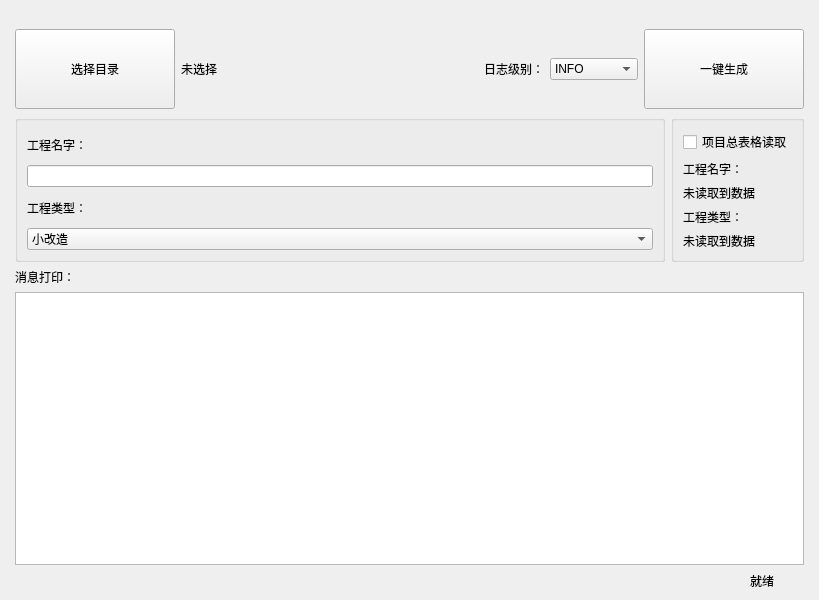
<?xml version="1.0" encoding="UTF-8"?>
<ui version="4.0">
 <class>PPTProcessorGUI</class>
 <widget class="QMainWindow" name="PPTProcessorGUI">
  <property name="geometry">
   <rect>
    <x>0</x>
    <y>0</y>
    <width>819</width>
    <height>600</height>
   </rect>
  </property>
  <property name="windowTitle">
   <string>发包规范一键生成工具</string>
  </property>
  <widget class="QWidget" name="centralwidget">
   <layout class="QVBoxLayout" name="verticalLayout" stretch="0,0,0,0,0">
    <property name="leftMargin">
     <number>15</number>
    </property>
    <property name="rightMargin">
     <number>15</number>
    </property>
    <item>
     <layout class="QHBoxLayout" name="topLayout">
      <property name="topMargin">
       <number>20</number>
      </property>
      <item>
       <widget class="QPushButton" name="select_dir_btn">
        <property name="minimumSize">
         <size>
          <width>160</width>
          <height>80</height>
         </size>
        </property>
        <property name="text">
         <string>选择目录</string>
        </property>
       </widget>
      </item>
      <item>
       <widget class="QLabel" name="selected_dir_label">
        <property name="text">
         <string>未选择</string>
        </property>
       </widget>
      </item>
      <item>
       <spacer name="horizontalSpacer">
        <property name="orientation">
         <enum>Qt::Horizontal</enum>
        </property>
        <property name="sizeHint" stdset="0">
         <size>
          <width>40</width>
          <height>20</height>
         </size>
        </property>
       </spacer>
      </item>
      <item>
       <widget class="QLabel" name="log_level_label">
        <property name="text">
         <string>日志级别：</string>
        </property>
       </widget>
      </item>
      <item>
       <widget class="QComboBox" name="log_level_combo">
        <item>
         <property name="text">
          <string>INFO</string>
         </property>
        </item>
        <item>
         <property name="text">
          <string>DEBUG</string>
         </property>
        </item>
        <item>
         <property name="text">
          <string>WARNING</string>
         </property>
        </item>
        <item>
         <property name="text">
          <string>ERROR</string>
         </property>
        </item>
       </widget>
      </item>
      <item>
       <widget class="QPushButton" name="generate_btn">
        <property name="minimumSize">
         <size>
          <width>160</width>
          <height>80</height>
         </size>
        </property>
        <property name="text">
         <string>一键生成</string>
        </property>
       </widget>
      </item>
     </layout>
    </item>
    <item>
     <layout class="QHBoxLayout" name="infoLayout">
      <property name="leftMargin">
       <number>0</number>
      </property>
      <item>
       <widget class="QGroupBox" name="left_info_group">
        <property name="title">
         <string/>
        </property>
        <layout class="QVBoxLayout" name="left_info_layout">
         <item>
          <spacer name="verticalSpacer">
           <property name="orientation">
            <enum>Qt::Vertical</enum>
           </property>
           <property name="sizeType">
            <enum>QSizePolicy::Fixed</enum>
           </property>
           <property name="sizeHint" stdset="0">
            <size>
             <width>0</width>
             <height>0</height>
            </size>
           </property>
          </spacer>
         </item>
         <item>
          <widget class="QLabel" name="lbl_proj_name">
           <property name="text">
            <string>工程名字：</string>
           </property>
          </widget>
         </item>
         <item>
          <widget class="QLineEdit" name="manual_txt_proj_name"/>
         </item>
         <item>
          <widget class="QLabel" name="lbl_proj_type">
           <property name="text">
            <string>工程类型：</string>
           </property>
          </widget>
         </item>
         <item>
          <widget class="QComboBox" name="manual_proj_action_combo">
           <item>
            <property name="text">
             <string>小改造</string>
            </property>
           </item>
           <item>
            <property name="text">
             <string>中改造</string>
            </property>
           </item>
           <item>
            <property name="text">
             <string>大改造</string>
            </property>
           </item>
           <item>
            <property name="text">
             <string>新制</string>
            </property>
           </item>
           <item>
            <property name="text">
             <string>研发</string>
            </property>
           </item>
           <item>
            <property name="text">
             <string>再制</string>
            </property>
           </item>
          </widget>
         </item>
        </layout>
       </widget>
      </item>
      <item>
       <layout class="QVBoxLayout" name="right_info_outer_layout">
        <item>
         <widget class="QGroupBox" name="right_info_group">
          <property name="title">
           <string/>
          </property>
          <layout class="QVBoxLayout" name="right_info_layout">
           <item>
            <widget class="QCheckBox" name="chBox_read_ProjectStatus">
             <property name="text">
              <string>项目总表格读取</string>
             </property>
            </widget>
           </item>
           <item>
            <widget class="QLabel" name="lbl_proj_name_r">
             <property name="text">
              <string>工程名字：</string>
             </property>
            </widget>
           </item>
           <item>
            <widget class="QLabel" name="auto_proj_name_label">
             <property name="text">
              <string>未读取到数据</string>
             </property>
            </widget>
           </item>
           <item>
            <widget class="QLabel" name="lbl_proj_type_r">
             <property name="text">
              <string>工程类型：</string>
             </property>
            </widget>
           </item>
           <item>
            <widget class="QLabel" name="auto_proj_action_label">
             <property name="text">
              <string>未读取到数据</string>
             </property>
            </widget>
           </item>
          </layout>
         </widget>
        </item>
       </layout>
      </item>
     </layout>
    </item>
    <item>
     <widget class="QLabel" name="msg_label">
      <property name="text">
       <string>消息打印：</string>
      </property>
     </widget>
    </item>
    <item>
     <widget class="QTextEdit" name="log_display">
      <property name="sizePolicy">
       <sizepolicy hsizetype="Expanding" vsizetype="Expanding">
        <horstretch>0</horstretch>
        <verstretch>0</verstretch>
       </sizepolicy>
      </property>
     </widget>
    </item>
    <item>
     <layout class="QHBoxLayout" name="statusLayout">
      <property name="leftMargin">
       <number>30</number>
      </property>
      <property name="rightMargin">
       <number>30</number>
      </property>
      <item>
       <spacer name="horizontalSpacerStatus">
        <property name="orientation">
         <enum>Qt::Horizontal</enum>
        </property>
        <property name="sizeHint" stdset="0">
         <size>
          <width>40</width>
          <height>20</height>
         </size>
        </property>
       </spacer>
      </item>
      <item>
       <widget class="QLabel" name="status_label">
        <property name="text">
         <string>就绪</string>
        </property>
       </widget>
      </item>
     </layout>
    </item>
   </layout>
  </widget>
 </widget>
 <resources/>
 <connections/>
</ui>
